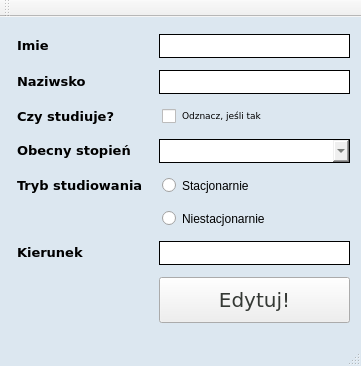
<?xml version="1.0" encoding="UTF-8"?>
<ui version="4.0">
 <class>EditStudent_FormClass</class>
 <widget class="QMainWindow" name="EditStudent_FormClass">
  <property name="geometry">
   <rect>
    <x>0</x>
    <y>0</y>
    <width>361</width>
    <height>366</height>
   </rect>
  </property>
  <property name="sizePolicy">
   <sizepolicy hsizetype="Minimum" vsizetype="Fixed">
    <horstretch>0</horstretch>
    <verstretch>0</verstretch>
   </sizepolicy>
  </property>
  <property name="palette">
   <palette>
    <active>
     <colorrole role="Window">
      <brush brushstyle="SolidPattern">
       <color alpha="255">
        <red>220</red>
        <green>231</green>
        <blue>240</blue>
       </color>
      </brush>
     </colorrole>
    </active>
    <inactive>
     <colorrole role="Window">
      <brush brushstyle="SolidPattern">
       <color alpha="255">
        <red>220</red>
        <green>231</green>
        <blue>240</blue>
       </color>
      </brush>
     </colorrole>
    </inactive>
    <disabled>
     <colorrole role="Base">
      <brush brushstyle="SolidPattern">
       <color alpha="255">
        <red>220</red>
        <green>231</green>
        <blue>240</blue>
       </color>
      </brush>
     </colorrole>
     <colorrole role="Window">
      <brush brushstyle="SolidPattern">
       <color alpha="255">
        <red>220</red>
        <green>231</green>
        <blue>240</blue>
       </color>
      </brush>
     </colorrole>
    </disabled>
   </palette>
  </property>
  <property name="windowTitle">
   <string>EditStudent_Form</string>
  </property>
  <property name="styleSheet">
   <string notr="true">background: none</string>
  </property>
  <widget class="QWidget" name="centralWidget">
   <layout class="QGridLayout" name="gridLayout">
    <item row="2" column="0">
     <widget class="QLabel" name="czyStudiuje_label">
      <property name="sizePolicy">
       <sizepolicy hsizetype="Preferred" vsizetype="Fixed">
        <horstretch>0</horstretch>
        <verstretch>0</verstretch>
       </sizepolicy>
      </property>
      <property name="font">
       <font>
        <family>Verdana</family>
        <pointsize>10</pointsize>
       </font>
      </property>
      <property name="styleSheet">
       <string notr="true">padding: 2</string>
      </property>
      <property name="text">
       <string>&lt;html&gt;&lt;head/&gt;&lt;body&gt;&lt;p&gt;&lt;span style=&quot; font-weight:500; color: black; font-family: verdana&quot;&gt;Czy studiuje?
&lt;/span&gt;&lt;/p&gt;&lt;/body&gt;&lt;/html&gt;</string>
      </property>
      <property name="buddy">
       <cstring>checkBox_IfStillStudy</cstring>
      </property>
     </widget>
    </item>
    <item row="3" column="1">
     <widget class="QComboBox" name="comboBox_stopnie">
      <property name="sizePolicy">
       <sizepolicy hsizetype="Preferred" vsizetype="Fixed">
        <horstretch>0</horstretch>
        <verstretch>0</verstretch>
       </sizepolicy>
      </property>
      <property name="styleSheet">
       <string notr="true">color: #353935; border: 0.5px solid; padding: 3</string>
      </property>
     </widget>
    </item>
    <item row="1" column="1">
     <widget class="QLineEdit" name="lineEdit_secondName">
      <property name="sizePolicy">
       <sizepolicy hsizetype="Expanding" vsizetype="Fixed">
        <horstretch>0</horstretch>
        <verstretch>0</verstretch>
       </sizepolicy>
      </property>
      <property name="styleSheet">
       <string notr="true">color: #353935; border: 0.5px solid; padding: 3</string>
      </property>
     </widget>
    </item>
    <item row="2" column="1">
     <widget class="QCheckBox" name="checkBox_IfStillStudy">
      <property name="sizePolicy">
       <sizepolicy hsizetype="Minimum" vsizetype="Fixed">
        <horstretch>0</horstretch>
        <verstretch>0</verstretch>
       </sizepolicy>
      </property>
      <property name="font">
       <font>
        <family>Verdana</family>
        <pointsize>7</pointsize>
       </font>
      </property>
      <property name="styleSheet">
       <string notr="true">background: none; padding: 3</string>
      </property>
      <property name="text">
       <string>Odznacz, jeśli tak</string>
      </property>
     </widget>
    </item>
    <item row="3" column="0">
     <widget class="QLabel" name="stopienStudiow_label">
      <property name="sizePolicy">
       <sizepolicy hsizetype="Preferred" vsizetype="Fixed">
        <horstretch>0</horstretch>
        <verstretch>0</verstretch>
       </sizepolicy>
      </property>
      <property name="font">
       <font>
        <family>Verdana</family>
        <pointsize>10</pointsize>
       </font>
      </property>
      <property name="styleSheet">
       <string notr="true">padding: 2</string>
      </property>
      <property name="text">
       <string>&lt;html&gt;&lt;head/&gt;&lt;body&gt;&lt;p&gt;&lt;span style=&quot; font-weight:500; color: black; font-family: verdana&quot;&gt;Obecny stopień
&lt;/span&gt;&lt;/p&gt;&lt;/body&gt;&lt;/html&gt;</string>
      </property>
      <property name="buddy">
       <cstring>comboBox_stopnie</cstring>
      </property>
     </widget>
    </item>
    <item row="6" column="1">
     <widget class="QLineEdit" name="lineEdit_Field">
      <property name="sizePolicy">
       <sizepolicy hsizetype="Expanding" vsizetype="Fixed">
        <horstretch>0</horstretch>
        <verstretch>0</verstretch>
       </sizepolicy>
      </property>
      <property name="styleSheet">
       <string notr="true">color: #353935; border: 0.5px solid; padding: 3</string>
      </property>
     </widget>
    </item>
    <item row="1" column="0">
     <widget class="QLabel" name="nazwisko_label">
      <property name="sizePolicy">
       <sizepolicy hsizetype="Preferred" vsizetype="Fixed">
        <horstretch>0</horstretch>
        <verstretch>0</verstretch>
       </sizepolicy>
      </property>
      <property name="font">
       <font>
        <family>Verdana</family>
        <pointsize>10</pointsize>
       </font>
      </property>
      <property name="styleSheet">
       <string notr="true">padding: 2</string>
      </property>
      <property name="text">
       <string>&lt;html&gt;&lt;head/&gt;&lt;body&gt;&lt;p&gt;&lt;span style=&quot; font-weight:500; color: black; font-family: verdana&quot;&gt;Naziwsko&lt;/span&gt;&lt;/p&gt;&lt;/body&gt;&lt;/html&gt;</string>
      </property>
      <property name="buddy">
       <cstring>lineEdit_secondName</cstring>
      </property>
     </widget>
    </item>
    <item row="4" column="1">
     <widget class="QRadioButton" name="rd_stacjonarnie">
      <property name="sizePolicy">
       <sizepolicy hsizetype="Minimum" vsizetype="Fixed">
        <horstretch>0</horstretch>
        <verstretch>0</verstretch>
       </sizepolicy>
      </property>
      <property name="styleSheet">
       <string notr="true">background: none; padding: 3</string>
      </property>
      <property name="text">
       <string>Stacjonarnie</string>
      </property>
     </widget>
    </item>
    <item row="6" column="0">
     <widget class="QLabel" name="kierunek_label">
      <property name="sizePolicy">
       <sizepolicy hsizetype="Preferred" vsizetype="Fixed">
        <horstretch>0</horstretch>
        <verstretch>0</verstretch>
       </sizepolicy>
      </property>
      <property name="font">
       <font>
        <family>Verdana</family>
        <pointsize>10</pointsize>
       </font>
      </property>
      <property name="styleSheet">
       <string notr="true">padding: 2</string>
      </property>
      <property name="text">
       <string>&lt;html&gt;&lt;head/&gt;&lt;body&gt;&lt;p&gt;&lt;span style=&quot; font-weight:500; color: black&quot;&gt;Kierunek&lt;/span&gt;&lt;/p&gt;&lt;/body&gt;&lt;/html&gt;</string>
      </property>
      <property name="buddy">
       <cstring>lineEdit_Field</cstring>
      </property>
     </widget>
    </item>
    <item row="0" column="0">
     <widget class="QLabel" name="imie_label">
      <property name="sizePolicy">
       <sizepolicy hsizetype="Minimum" vsizetype="Fixed">
        <horstretch>0</horstretch>
        <verstretch>0</verstretch>
       </sizepolicy>
      </property>
      <property name="font">
       <font>
        <family>Verdana</family>
        <pointsize>10</pointsize>
       </font>
      </property>
      <property name="styleSheet">
       <string notr="true">padding: 2</string>
      </property>
      <property name="text">
       <string>&lt;html&gt;&lt;head/&gt;&lt;body&gt;&lt;p&gt;&lt;span style=&quot; font-weight:500; color: black&quot;&gt;Imie&lt;/span&gt;&lt;/p&gt;&lt;/body&gt;&lt;/html&gt;</string>
      </property>
      <property name="buddy">
       <cstring>lineEdit_firstName</cstring>
      </property>
     </widget>
    </item>
    <item row="7" column="1">
     <widget class="QPushButton" name="editButton">
      <property name="sizePolicy">
       <sizepolicy hsizetype="Minimum" vsizetype="Fixed">
        <horstretch>0</horstretch>
        <verstretch>0</verstretch>
       </sizepolicy>
      </property>
      <property name="font">
       <font>
        <family>Verdana</family>
        <pointsize>15</pointsize>
        <fontweight>Medium</fontweight>
       </font>
      </property>
      <property name="styleSheet">
       <string notr="true">padding-top:10;  padding-bottom :10; color: #353935; </string>
      </property>
      <property name="text">
       <string>Edytuj!</string>
      </property>
     </widget>
    </item>
    <item row="0" column="1">
     <widget class="QLineEdit" name="lineEdit_firstName">
      <property name="sizePolicy">
       <sizepolicy hsizetype="Minimum" vsizetype="Fixed">
        <horstretch>0</horstretch>
        <verstretch>0</verstretch>
       </sizepolicy>
      </property>
      <property name="styleSheet">
       <string notr="true">color: #353935; border: 0.5px solid; padding: 3</string>
      </property>
     </widget>
    </item>
    <item row="4" column="0">
     <widget class="QLabel" name="tryb_label">
      <property name="sizePolicy">
       <sizepolicy hsizetype="Preferred" vsizetype="Fixed">
        <horstretch>0</horstretch>
        <verstretch>0</verstretch>
       </sizepolicy>
      </property>
      <property name="font">
       <font>
        <family>Verdana</family>
        <pointsize>10</pointsize>
       </font>
      </property>
      <property name="styleSheet">
       <string notr="true">padding: 2</string>
      </property>
      <property name="text">
       <string>&lt;html&gt;&lt;head/&gt;&lt;body&gt;&lt;p&gt;&lt;span style=&quot; font-weight:500; color: black; font-family: verdana&quot;&gt;Tryb studiowania
&lt;/span&gt;&lt;/p&gt;&lt;/body&gt;&lt;/html&gt;</string>
      </property>
      <property name="buddy">
       <cstring>rd_stacjonarnie</cstring>
      </property>
     </widget>
    </item>
    <item row="5" column="1">
     <widget class="QRadioButton" name="rd_niestacjonarnie">
      <property name="sizePolicy">
       <sizepolicy hsizetype="Minimum" vsizetype="Fixed">
        <horstretch>0</horstretch>
        <verstretch>0</verstretch>
       </sizepolicy>
      </property>
      <property name="styleSheet">
       <string notr="true">background: none; padding: 3</string>
      </property>
      <property name="text">
       <string>Niestacjonarnie</string>
      </property>
     </widget>
    </item>
   </layout>
  </widget>
  <widget class="QMenuBar" name="menuBar">
   <property name="geometry">
    <rect>
     <x>0</x>
     <y>0</y>
     <width>361</width>
     <height>21</height>
    </rect>
   </property>
  </widget>
  <widget class="QToolBar" name="mainToolBar">
   <attribute name="toolBarArea">
    <enum>TopToolBarArea</enum>
   </attribute>
   <attribute name="toolBarBreak">
    <bool>false</bool>
   </attribute>
  </widget>
  <widget class="QStatusBar" name="statusBar"/>
 </widget>
 <layoutdefault spacing="6" margin="11"/>
 <resources/>
 <connections>
  <connection>
   <sender>editButton</sender>
   <signal>clicked()</signal>
   <receiver>EditStudent_FormClass</receiver>
   <slot>editButton_Clicked()</slot>
   <hints>
    <hint type="sourcelabel">
     <x>172</x>
     <y>297</y>
    </hint>
    <hint type="destinationlabel">
     <x>106</x>
     <y>301</y>
    </hint>
   </hints>
  </connection>
 </connections>
 <slots>
  <slot>editButton_Clicked()</slot>
 </slots>
</ui>
